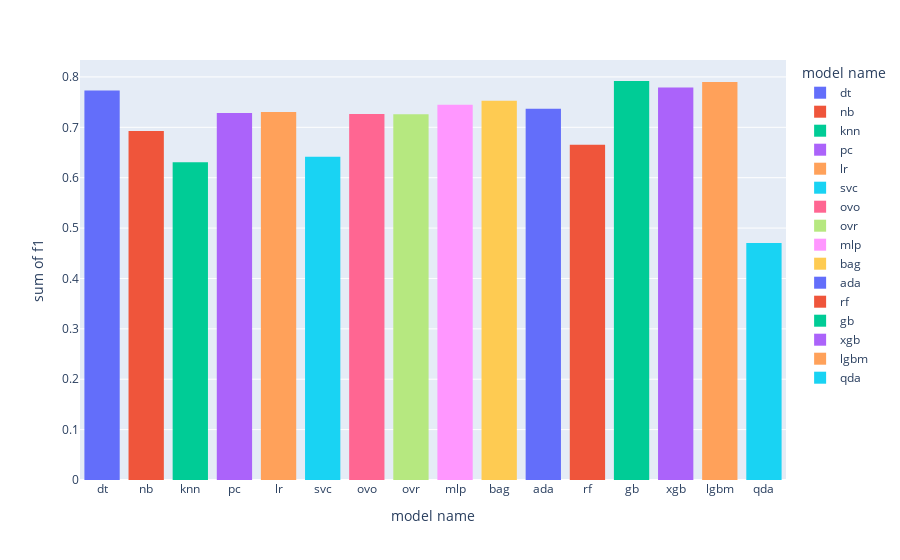

The notebook cell this image was saved under:
### Code cell
import plotly.express as px
px.histogram(result_age, x="model name", y="f1", color="model name")

### Figure 1 — Plotly figure (JSON) as saved in the notebook; plotly's stock layout.template omitted (floating-point values rounded to 4 significant figures)
{"data": [{"alignmentgroup": "True", "bingroup": "x", "histfunc": "sum", "hovertemplate": "model name=%{x}<br>sum of f1=%{y}<extra></extra>", "legendgroup": "dt", "marker": {"color": "#636efa", "pattern": {"shape": ""}}, "name": "dt", "offsetgroup": "dt", "orientation": "v", "showlegend": true, "type": "histogram", "x": ["dt"], "xaxis": "x", "y": [0.7732], "yaxis": "y"}, {"alignmentgroup": "True", "bingroup": "x", "histfunc": "sum", "hovertemplate": "model name=%{x}<br>sum of f1=%{y}<extra></extra>", "legendgroup": "nb", "marker": {"color": "#EF553B", "pattern": {"shape": ""}}, "name": "nb", "offsetgroup": "nb", "orientation": "v", "showlegend": true, "type": "histogram", "x": ["nb"], "xaxis": "x", "y": [0.6929], "yaxis": "y"}, {"alignmentgroup": "True", "bingroup": "x", "histfunc": "sum", "hovertemplate": "model name=%{x}<br>sum of f1=%{y}<extra></extra>", "legendgroup": "knn", "marker": {"color": "#00cc96", "pattern": {"shape": ""}}, "name": "knn", "offsetgroup": "knn", "orientation": "v", "showlegend": true, "type": "histogram", "x": ["knn"], "xaxis": "x", "y": [0.6304], "yaxis": "y"}, {"alignmentgroup": "True", "bingroup": "x", "histfunc": "sum", "hovertemplate": "model name=%{x}<br>sum of f1=%{y}<extra></extra>", "legendgroup": "pc", "marker": {"color": "#ab63fa", "pattern": {"shape": ""}}, "name": "pc", "offsetgroup": "pc", "orientation": "v", "showlegend": true, "type": "histogram", "x": ["pc"], "xaxis": "x", "y": [0.7285], "yaxis": "y"}, {"alignmentgroup": "True", "bingroup": "x", "histfunc": "sum", "hovertemplate": "model name=%{x}<br>sum of f1=%{y}<extra></extra>", "legendgroup": "lr", "marker": {"color": "#FFA15A", "pattern": {"shape": ""}}, "name": "lr", "offsetgroup": "lr", "orientation": "v", "showlegend": true, "type": "histogram", "x": ["lr"], "xaxis": "x", "y": [0.7306], "yaxis": "y"}, {"alignmentgroup": "True", "bingroup": "x", "histfunc": "sum", "hovertemplate": "model name=%{x}<br>sum of f1=%{y}<extra></extra>", "legendgroup": "svc", "marker": {"color": "#19d3f3", "pattern": {"shape": ""}}, "name": "svc", "offsetgroup": "svc", "orientation": "v", "showlegend": true, "type": "histogram", "x": ["svc"], "xaxis": "x", "y": [0.6417], "yaxis": "y"}, {"alignmentgroup": "True", "bingroup": "x", "histfunc": "sum", "hovertemplate": "model name=%{x}<br>sum of f1=%{y}<extra></extra>", "legendgroup": "ovo", "marker": {"color": "#FF6692", "pattern": {"shape": ""}}, "name": "ovo", "offsetgroup": "ovo", "orientation": "v", "showlegend": true, "type": "histogram", "x": ["ovo"], "xaxis": "x", "y": [0.7262], "yaxis": "y"}, {"alignmentgroup": "True", "bingroup": "x", "histfunc": "sum", "hovertemplate": "model name=%{x}<br>sum of f1=%{y}<extra></extra>", "legendgroup": "ovr", "marker": {"color": "#B6E880", "pattern": {"shape": ""}}, "name": "ovr", "offsetgroup": "ovr", "orientation": "v", "showlegend": true, "type": "histogram", "x": ["ovr"], "xaxis": "x", "y": [0.7257], "yaxis": "y"}, {"alignmentgroup": "True", "bingroup": "x", "histfunc": "sum", "hovertemplate": "model name=%{x}<br>sum of f1=%{y}<extra></extra>", "legendgroup": "mlp", "marker": {"color": "#FF97FF", "pattern": {"shape": ""}}, "name": "mlp", "offsetgroup": "mlp", "orientation": "v", "showlegend": true, "type": "histogram", "x": ["mlp"], "xaxis": "x", "y": [0.745], "yaxis": "y"}, {"alignmentgroup": "True", "bingroup": "x", "histfunc": "sum", "hovertemplate": "model name=%{x}<br>sum of f1=%{y}<extra></extra>", "legendgroup": "bag", "marker": {"color": "#FECB52", "pattern": {"shape": ""}}, "name": "bag", "offsetgroup": "bag", "orientation": "v", "showlegend": true, "type": "histogram", "x": ["bag"], "xaxis": "x", "y": [0.7527], "yaxis": "y"}, {"alignmentgroup": "True", "bingroup": "x", "histfunc": "sum", "hovertemplate": "model name=%{x}<br>sum of f1=%{y}<extra></extra>", "legendgroup": "ada", "marker": {"color": "#636efa", "pattern": {"shape": ""}}, "name": "ada", "offsetgroup": "ada", "orientation": "v", "showlegend": true, "type": "histogram", "x": ["ada"], "xaxis": "x", "y": [0.7368], "yaxis": "y"}, {"alignmentgroup": "True", "bingroup": "x", "histfunc": "sum", "hovertemplate": "model name=%{x}<br>sum of f1=%{y}<extra></extra>", "legendgroup": "rf", "marker": {"color": "#EF553B", "pattern": {"shape": ""}}, "name": "rf", "offsetgroup": "rf", "orientation": "v", "showlegend": true, "type": "histogram", "x": ["rf"], "xaxis": "x", "y": [0.6652], "yaxis": "y"}, {"alignmentgroup": "True", "bingroup": "x", "histfunc": "sum", "hovertemplate": "model name=%{x}<br>sum of f1=%{y}<extra></extra>", "legendgroup": "gb", "marker": {"color": "#00cc96", "pattern": {"shape": ""}}, "name": "gb", "offsetgroup": "gb", "orientation": "v", "showlegend": true, "type": "histogram", "x": ["gb"], "xaxis": "x", "y": [0.7919], "yaxis": "y"}, {"alignmentgroup": "True", "bingroup": "x", "histfunc": "sum", "hovertemplate": "model name=%{x}<br>sum of f1=%{y}<extra></extra>", "legendgroup": "xgb", "marker": {"color": "#ab63fa", "pattern": {"shape": ""}}, "name": "xgb", "offsetgroup": "xgb", "orientation": "v", "showlegend": true, "type": "histogram", "x": ["xgb"], "xaxis": "x", "y": [0.7791], "yaxis": "y"}, {"alignmentgroup": "True", "bingroup": "x", "histfunc": "sum", "hovertemplate": "model name=%{x}<br>sum of f1=%{y}<extra></extra>", "legendgroup": "lgbm", "marker": {"color": "#FFA15A", "pattern": {"shape": ""}}, "name": "lgbm", "offsetgroup": "lgbm", "orientation": "v", "showlegend": true, "type": "histogram", "x": ["lgbm"], "xaxis": "x", "y": [0.7898], "yaxis": "y"}, {"alignmentgroup": "True", "bingroup": "x", "histfunc": "sum", "hovertemplate": "model name=%{x}<br>sum of f1=%{y}<extra></extra>", "legendgroup": "qda", "marker": {"color": "#19d3f3", "pattern": {"shape": ""}}, "name": "qda", "offsetgroup": "qda", "orientation": "v", "showlegend": true, "type": "histogram", "x": ["qda"], "xaxis": "x", "y": [0.4702], "yaxis": "y"}], "layout": {"barmode": "relative", "legend": {"title": {"text": "model name"}, "tracegroupgap": 0}, "margin": {"t": 60}, "xaxis": {"anchor": "y", "categoryarray": ["dt", "nb", "knn", "pc", "lr", "svc", "ovo", "ovr", "mlp", "bag", "ada", "rf", "gb", "xgb", "lgbm", "qda"], "categoryorder": "array", "domain": [0, 1], "title": {"text": "model name"}}, "yaxis": {"anchor": "x", "domain": [0, 1], "title": {"text": "sum of f1"}}}}
